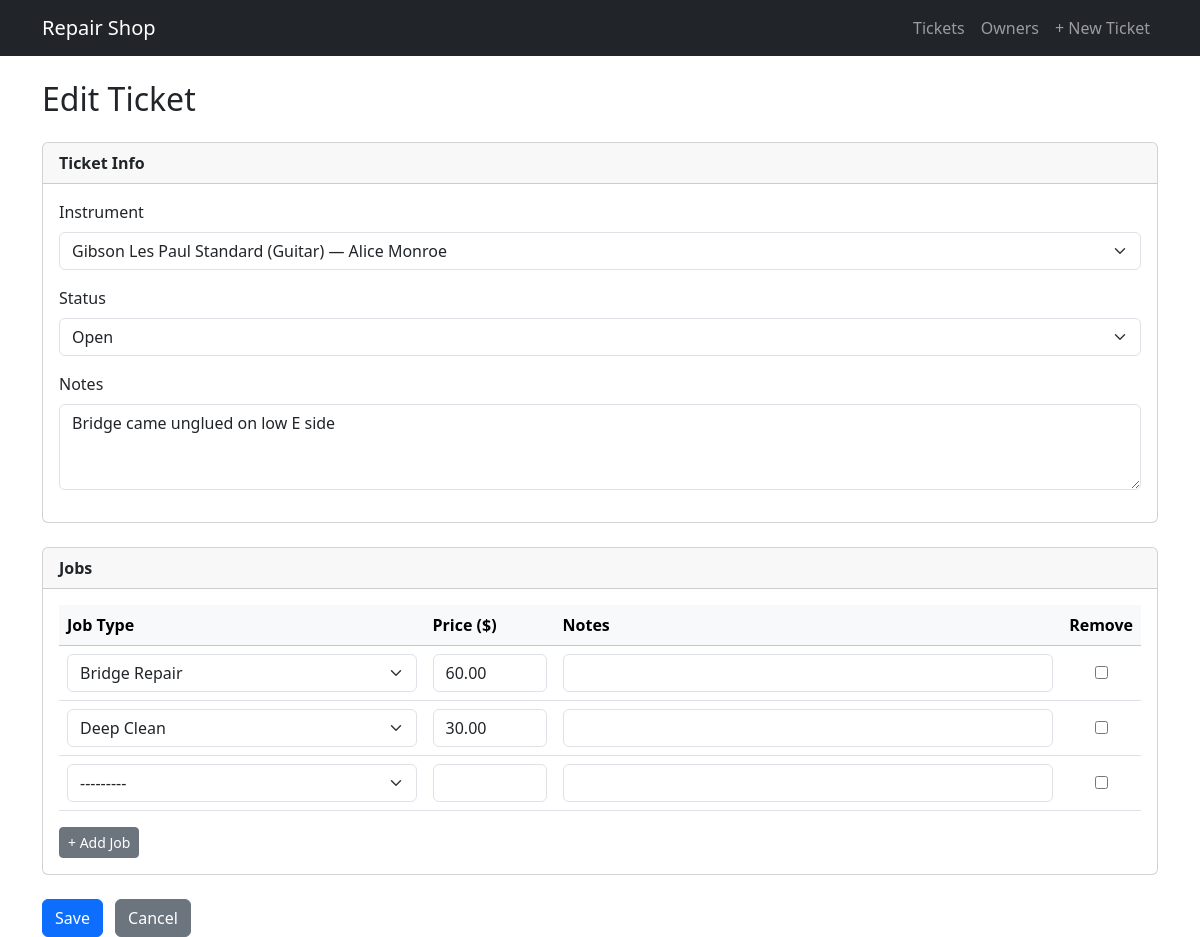
Page /tickets/2/edit/ on the earlier database version.
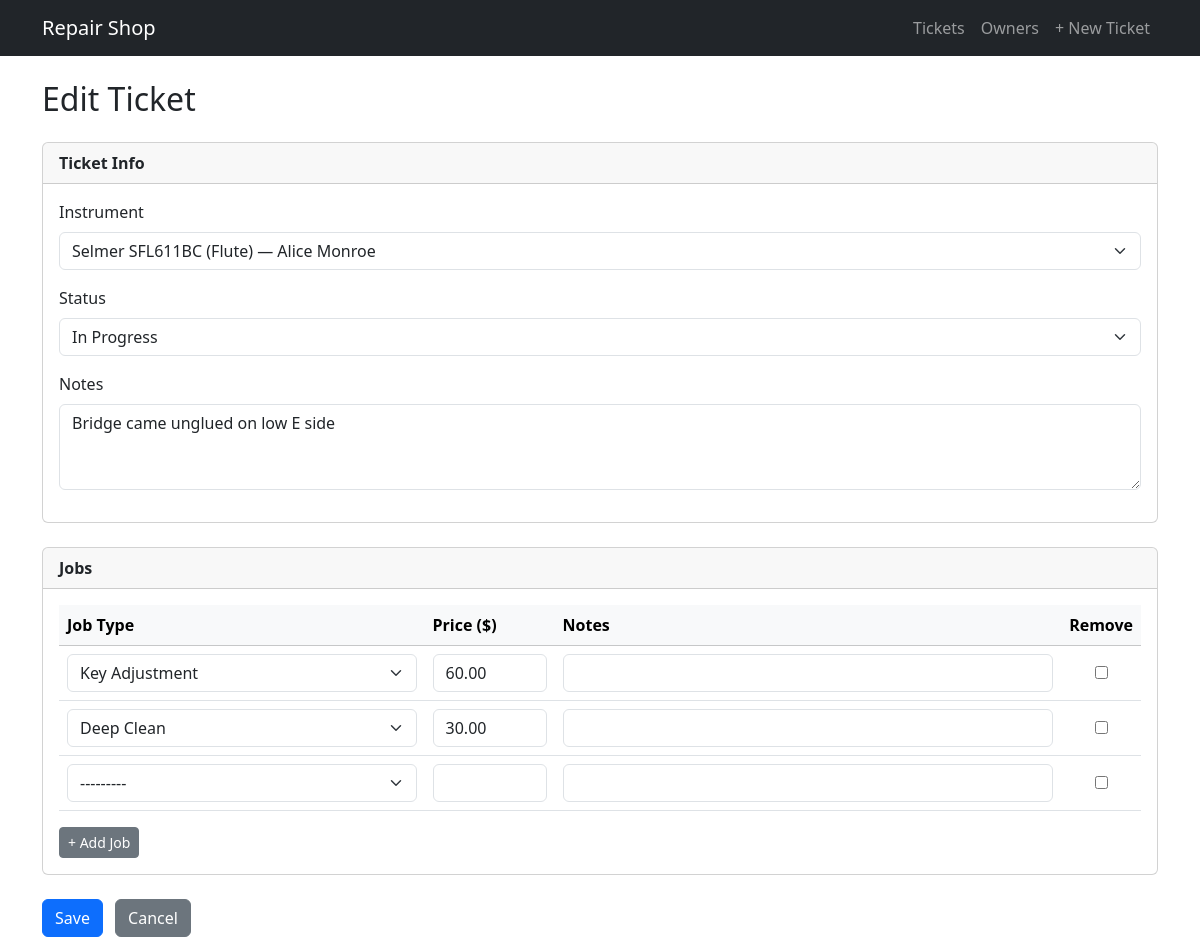
Same page on the later database version.
### repairs/models.py (models this page shows, shortened)
class Ticket(models.Model):
    STATUS_CHOICES = [
        ('open', 'Open'),
        ('in_progress', 'In Progress'),
        ('complete', 'Complete'),
        ('picked_up', 'Picked Up'),
    ]
    instrument = models.ForeignKey(Instrument, on_delete=models.CASCADE, related_name='tickets')
    status = models.CharField(max_length=20, choices=STATUS_CHOICES, default='open')
    created_at = models.DateTimeField(auto_now_add=True)
    notes = models.TextField(blank=True)

### repairs/views.py (the view)
# urls.py: path('tickets/<int:pk>/edit/', views.ticket_edit, name='ticket_edit'),
def ticket_edit(request, pk):
    ticket = get_object_or_404(Ticket, pk=pk)
    if request.method == 'POST':
        form = TicketForm(request.POST, instance=ticket)
        formset = JobFormSet(request.POST, queryset=ticket.jobs.all())
        if form.is_valid() and formset.is_valid():
            form.save()
            jobs = formset.save(commit=False)
            for job in jobs:
                job.ticket = ticket
                job.save()
            for job in formset.deleted_objects:
                job.delete()
            return redirect('ticket_detail', pk=ticket.pk)
    else:
        form = TicketForm(instance=ticket)
        formset = JobFormSet(queryset=ticket.jobs.all())
    return render(request, 'repairs/ticket_form.html', {'form': form, 'formset': formset, 'title': 'Edit Ticket'})

### repairs/forms.py
class TicketForm(forms.ModelForm):
    class Meta:
        model = Ticket
        fields = ['instrument', 'status', 'notes']
        widgets = {
            'instrument': forms.Select(attrs={'class': 'form-select'}),
            'status': forms.Select(attrs={'class': 'form-select'}),
            'notes': forms.Textarea(attrs={'class': 'form-control', 'rows': 3}),
        }

### repairs/models.py (called while the page is built)
    def __str__(self):
        return self.name

    def __str__(self):
        return f"{self.make} {self.model} ({self.instrument_type}) — {self.owner}"

    def __str__(self):
        return self.name

### repairs/templates/repairs/ticket_form.html (shortened to what this page needs)
{% extends "repairs/base.html" %}
{% block content %}
<h2 class="mb-4">{{ title }}</h2>
<form method="post">
  <div class="card mb-4">
    <div class="card-header fw-semibold">Ticket Info</div>
    <div class="card-body">
      <div class="mb-3">
        <label class="form-label">Instrument</label>
        {{ form.instrument }}
      </div>
      <div class="mb-3">
        <label class="form-label">Status</label>
        {{ form.status }}
      </div>
      <div class="mb-3">
        <label class="form-label">Notes</label>
        {{ form.notes }}
      </div>
    </div>
  </div>
  <div class="card mb-4">
    <div class="card-header fw-semibold">Jobs</div>
    <div class="card-body">
      <table class="table align-middle" id="job-table">
        <thead class="table-light">
          <tr>
            <th>Job Type</th>
            <th style="width: 130px;">Price ($)</th>
            <th>Notes</th>
            <th style="width: 70px;">Remove</th>
          </tr>
        </thead>
        <tbody>
          {% for job_form in formset %}
          <tr>
            <td>{{ job_form.id }}{{ job_form.job_type }}</td>
            <td>{{ job_form.price }}</td>
            <td>{{ job_form.notes }}</td>
            <td class="text-center">{{ job_form.DELETE }}</td>
          </tr>
          {% endfor %}
        </tbody>
      </table>
      <button type="button" class="btn btn-secondary btn-sm" id="add-job">+ Add Job</button>
    </div>
  </div>
  <button type="submit" class="btn btn-primary">Save</button>
  <a href="{% url 'dashboard' %}" class="btn btn-secondary ms-2">Cancel</a>
</form>
{% endblock %}

Differences in the rows shown:
changed Ticket "Bridge came unglued on low E side": instrument "Gibson Les Paul Standard (Guitar) — Alice Monroe" → "Selmer SFL611BC (Flute) — Alice Monroe"; status "Open" → "In Progress"
Other differences:
form field job_type: "Bridge Repair" → "Key Adjustment"
